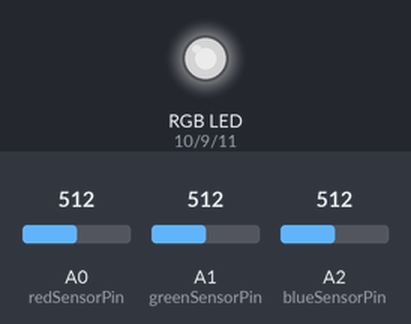
Bench run of a sketch on a simulated Arduino Uno, built with avr-gcc and run on an emulated ATmega328P. Parts: an RGB LED mixed from three pins (HIGH = lit). Inputs (shaded band) come from the test bench; at power-on: A0 (redSensorPin) = 512, A1 (greenSensorPin) = 512, A2 (blueSensorPin) = 512. Dim RGB values are drawn brighter than linear; what the sketch prints to the serial monitor is not drawn.

Above: at 1.2 s.
1.3 s: A0 (redSensorPin) set to 414
At 2.6 s:
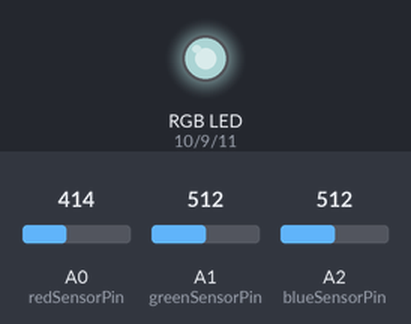
3.3 s: A0 (redSensorPin) set to 389
At 4.1 s:
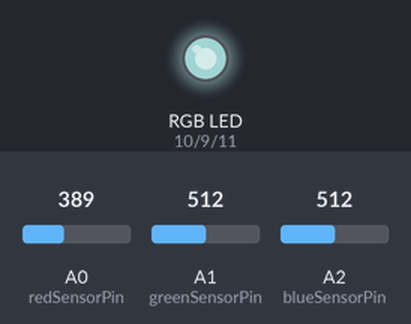
5.1 s: A1 (greenSensorPin) set to 416
At 5.7 s:
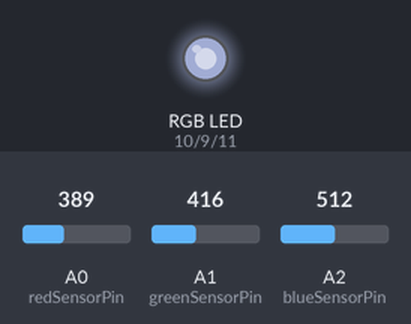
6.9 s: A1 (greenSensorPin) set to 382
At 8.0 s:
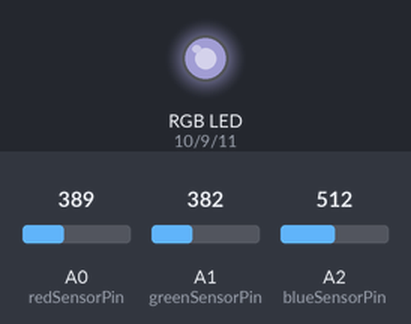
8.7 s: A2 (blueSensorPin) set to 407
At 10.1 s:
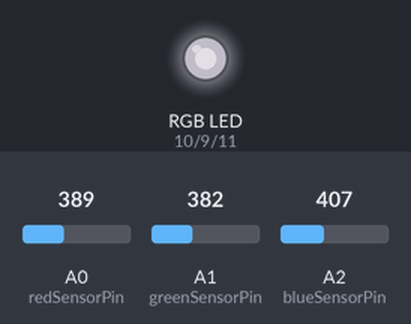
10.5 s: A2 (blueSensorPin) set to 387
At 11.1 s:
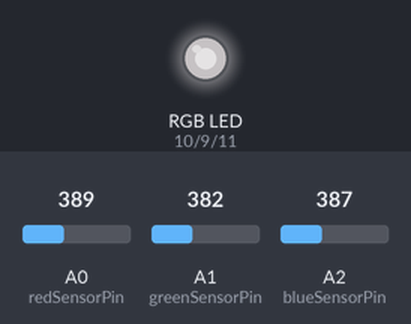
Timing chart, 0 to 13.3 s (numbered marks = the images above; inputs shaded):
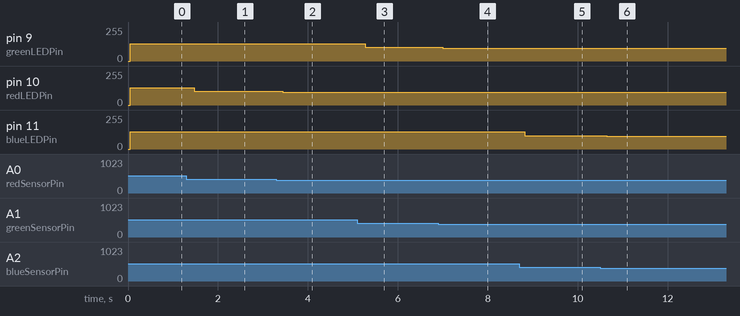

Measured:
- after the input at 1.3 s, pin 10 (redLEDPin): 128/255 → 103/255 after 0.17 s
- after the input at 3.3 s, pin 10 (redLEDPin): 103/255 → 97/255 after 0.14 s
- after the input at 5.1 s, pin 9 (greenLEDPin): 128/255 → 104/255 after 0.18 s
- after the input at 6.9 s, pin 9 (greenLEDPin): 104/255 → 95/255 after 0.10 s
- after the input at 8.7 s, pin 11 (blueLEDPin): 128/255 → 101/255 after 0.13 s
- after the input at 10.5 s, pin 11 (blueLEDPin): 101/255 → 96/255 after 0.15 s

The sketch:

04-sketch.ino
```cpp
// ARDUINO PROJECT 04- COLOR MIXING LAMP

// Set Constants
// - for input pins
const int greenLEDPin= 9;
const int redLEDPin= 10;
const int blueLEDPin= 11;
// - for output pins
const int redSensorPin= A0;
const int greenSensorPin= A1;
const int blueSensorPin= A2;

// Add variables
// - for output values (used to fade LEDs)
int redValue= 0;
int greenValue= 0;
int blueValue= 0;
// - for incoming sensor values
int redSensorValue= 0;
int greenSensorValue= 0;
int blueSensorValue= 0;

// Setting direction of digital pins and setting up serial point
// - set up serial communication to display values of sensors in serial monitor
void setup() {
  Serial.begin(9600);
  // Define LED pins as output using pinMode()
  pinMode(greenLEDPin, OUTPUT);
  pinMode(redLEDPin, OUTPUT);
  pinMode(blueLEDPin, OUTPUT);
}

// Reading value of each light sensor
// - read sensor values with analogRead() and store in variables
void loop() {
  redSensorValue= analogRead(redSensorPin);
  delay(5);
  greenSensorValue= analogRead(greenSensorPin);
  delay(5);
  blueSensorValue= analogRead(blueSensorPin);

// Report sensor readings to the computer
// - print sensor values (/t does this on single line)
  Serial.print("Raw Sensor Values \t red: ");
  Serial.print(redSensorValue);
  Serial.print("\t green: ");
  Serial.print(greenSensorValue);
  Serial.print("\t blue: ");
  Serial.print(blueSensorValue);

// Converting the sensor readings
  redValue= redSensorValue/4;
  greenValue= greenSensorValue/4;
  blueValue= blueSensorValue/4;

// Report the caluclated LED light levels
  Serial.print("Mapped Sensor Values \t red: ");
  Serial.print(redValue);
  Serial.print("\t green: ");
  Serial.print(greenValue);
  Serial.print("\t blue: ");
  Serial.print(blueValue);

// Set LED light levels
  analogWrite(redLEDPin, redValue);
  analogWrite(greenLEDPin, greenValue);
  analogWrite(blueLEDPin, blueValue);
}
```
